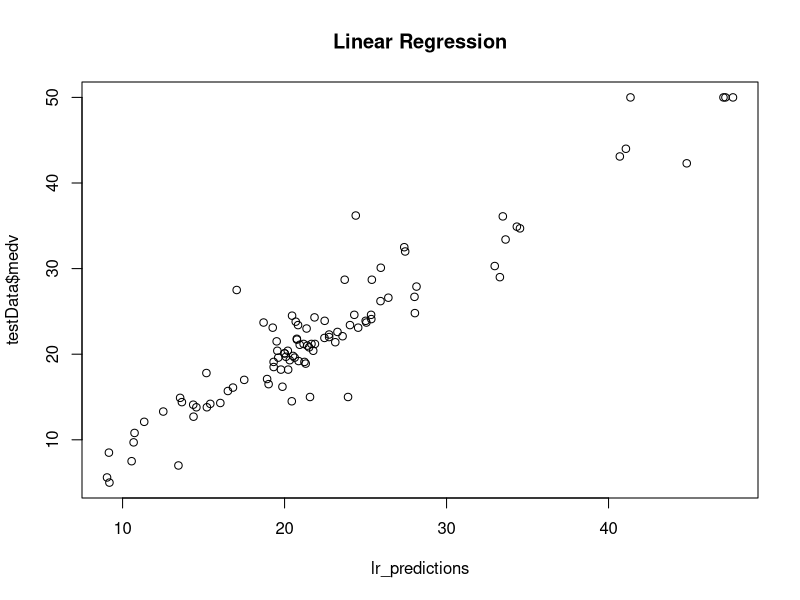

The R script that drew this image: (Note: this script raises an error after producing the figure.)
#install.packages(c('MASS','caret','e1071','randomforest','rpart','rpart.plot'))
library('MASS')
library('caret')
library('randomForest')


# Loading the DataSet
data("Boston")


# Set seed for reproducability
set.seed(123)


# Split the data into training and testing sets
trainIndex <- createDataPartition(Boston$medv,p=0.8,list = FALSE)
trainData <- Boston[trainIndex,]
testData <- Boston[-trainIndex,]


# Linear Regression 
lr_model <- train(medv ~ .,data = trainData)
lr_predictions <- predict(lr_model,newdata = testData)
plot(lr_predictions,testData$medv,main='Linear Regression')
lr_rmse <- RMSE(testData$medv,lr_predictions)
cat("RMSE OF LINEAR REGRESSION IS = ",lm_rmse)



# Decision Tree Regression
dt_model <- train(medv ~ .,data = trainData,method="rpart")
dt_predictions <- predict(dt_model,newdata = testData)
plot(dt_predictions,testData$medv,main="Decision Tree")
dt_rmse <- RMSE(dt_predictions,testData$medv)
cat("RMSE OF DECISION TREE IS = ",dt_rmse)


# Support Vector Regression
svm_model <- train(medv ~ .,data = trainData)
svm_predictions <- predict(svm_model,newdata = testData)
plot(svm_predictions,testData$medv,main = 'Support Vector Regression')
svm_rmse=RMSE(svm_predictions,testData$medv)
cat('RMSE OF SUPPORT VECTOR REGRESSION IS = ',svm_rmse)


# RandomForest Regression
rf_model <- train(medv ~ .,data = trainData)
rf_predictions <- predict(rf_model,newdata = testData)
plot(rf_predictions,testData$medv,main = 'RandomForest Regression')
rf_rmse <- RMSE(rf_predictions,testData$medv)
cat("RMSE FOR RANDOMFOREST REGRESSION IS = ",rf_rmse)


x <- c(lm_rmse, dt_rmse, svm_rmse, rf_rmse)
min_index <- which.min(x)
models <- c("Linear Regression", "Decision Tree", "Support Vector Machine", "Random Forest")
model <- models[min_index]
cat("THE MODEL WITH MIN RMSE IS =", model, "\n")
